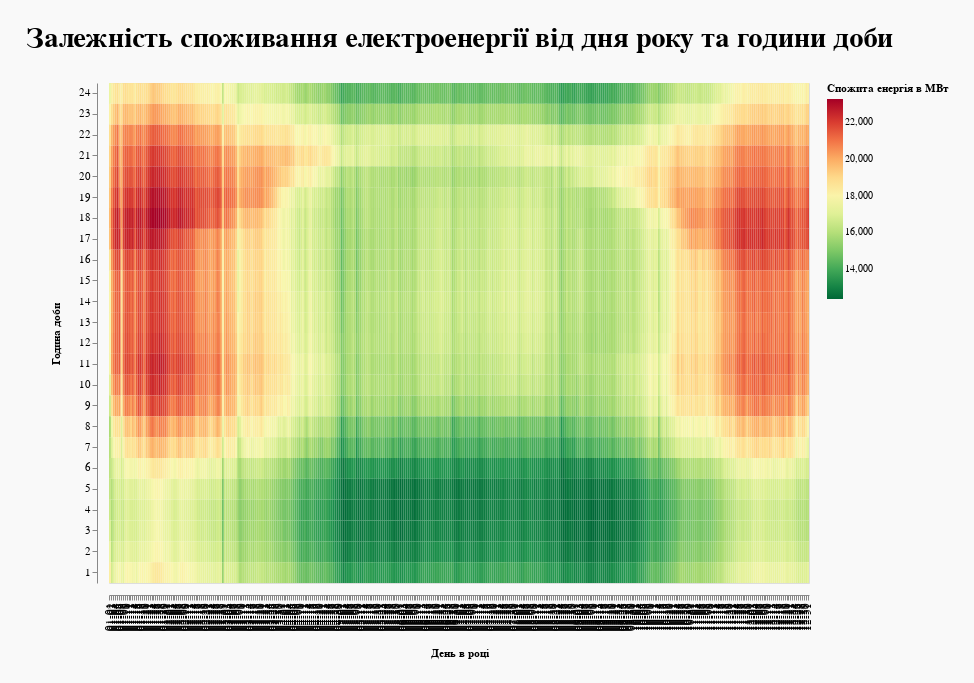

This figure's notebook cell:
### Code cell
alt.Chart(df2, title='Залежність споживання електроенергії від дня року та години доби').mark_rect().encode(
    alt.Y('time:O',  title='Година доби', sort=alt.EncodingSortField(field='time', order='descending')),
    alt.X('day:O', title='День в році', sort=alt.EncodingSortField(field='day', order='ascending')),
    color = alt.Color('Total:Q', title='Спожита енергія в МВт', scale=alt.Scale(scheme='redyellowgreen', reverse=True))
).properties(
    width = 700, height = 500, background = '#F9F9F9', padding = 25
).configure_title(
    fontSize=28,
    font='Areal',
    offset=30,
).configure_axis(
    offset=12,
    labelFontSize=11,
    titleFontSize=11,
    titlePadding=17
)

### Figure 1 — Vega-Lite specification as saved in the notebook (floating-point values rounded to 4 significant figures; data arrays with more than 128 entries replaced by an {"elided": "..."} marker saying what was removed)
{"config": {"view": {"continuousWidth": 400, "continuousHeight": 300}, "axis": {"labelFontSize": 11, "offset": 12, "titleFontSize": 11, "titlePadding": 17}, "title": {"font": "Areal", "fontSize": 28, "offset": 30}}, "data": {"name": "data-ba029b86a2e1377516d13f70b06d4209"}, "mark": "rect", "background": "#F9F9F9", "encoding": {"color": {"type": "quantitative", "field": "Total", "scale": {"reverse": true, "scheme": "redyellowgreen"}, "title": "Спожита енергія в МВт"}, "x": {"type": "ordinal", "field": "day", "sort": {"field": "day", "order": "ascending"}, "title": "День в році"}, "y": {"type": "ordinal", "field": "time", "sort": {"field": "time", "order": "descending"}, "title": "Година доби"}}, "height": 500, "padding": 25, "title": "Залежність споживання електроенергії від дня року та години доби", "width": 700, "$schema": "https://vega.github.io/schema/vega-lite/v4.8.1.json", "datasets": {"data-ba029b86a2e1377516d13f70b06d4209": {"elided": "8784 records"}}}
